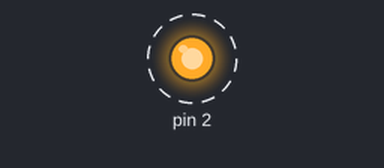
Bench run of a sketch on a simulated Arduino Uno, built with avr-gcc and run on an emulated ATmega328P. Parts: output pins drawn as LEDs (lit = HIGH). Dashed ring = blinking. What the sketch prints to the serial monitor is not drawn.

Above: at 0.5 s.
Timing chart, 0 to 4.6 s (numbered marks = the images above):
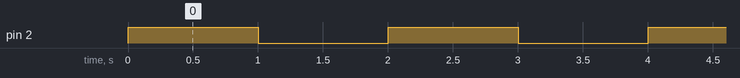

Measured:
- by itself, pin 2: alternates HIGH for 1.0 s and LOW for 1.0 s

The sketch:

ESP8266_UART_Interrupt_RX.ino
```cpp
void setup() {
  Serial.begin(9600);
  pinMode(2, OUTPUT);

}

void loop() {

  digitalWrite(2, HIGH);
  delay(1000);
  digitalWrite(2, LOW);
  delay(1000);

  Serial.write("Hello");

}
```
